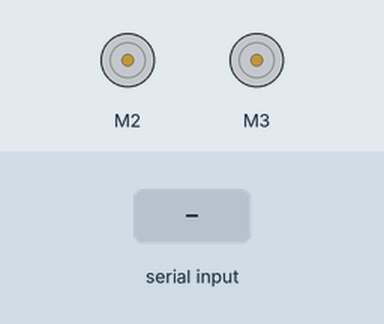
This sketch was run on a simulated Arduino Uno, built with avr-gcc and run on an emulated ATmega328P. Shown: 2 × DC motor (green arrow = forward, orange = backward, longer = faster). Inputs (shaded band) come from the test bench. What the sketch prints to the serial monitor is not drawn.

Above: at 5.2 s.
5.3 s: "P90\n" received over the second serial link
At 5.9 s:
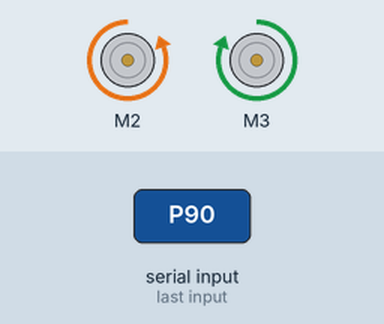
6.8 s: "S90\n" received over the second serial link
At 8.2 s:
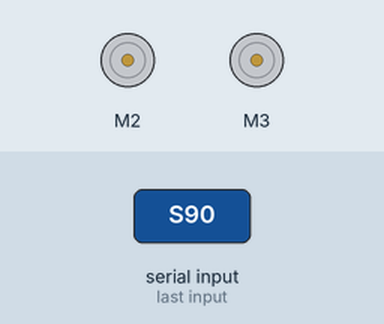
Timing chart, 0 to 9.8 s (numbered marks = the images above; inputs shaded):
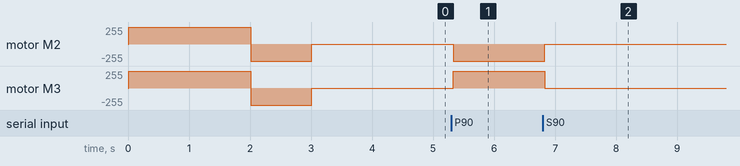

The sketch:

BT_TILT4.ino
```cpp
//https://www.youtube.com/watch?v=OO7vKKuJ9a0
//http://arduparatodos.blogspot.com/2017/06/modulo-bluetooth-hc-06-con-arduino-y.html

#include <AFMotor.h>

    AF_DCMotor motorIz(2, MOTOR12_1KHZ); // crea motorIz para controlar el motor conectado a #2
    AF_DCMotor motorDer(3, MOTOR12_1KHZ); // crea motorDer para controlar el motor conectado a #3

#include <SoftwareSerial.h>
SoftwareSerial BT1(A0,A1); // RX, TX recordar que se cruzan, HC06_RX->A1 y HC06Tx->A0

//Variables Globales (definidas fuera de las funciones) de control y/o lectura
char valor; //un solo byte, un caracter ASCII
String estado_pitch;// texto
String datos; //datos que llegan
int pitch;// variable que almacena la inclinacion del morro
int roll;// almacena el valor roll= inclinacion lateral


void setup() {

  Serial.begin(9600);
  BT1.begin(9600);
  test_cocherobot();
}
void loop(){

  if (BT1.available())  //Si el puerto serie (Bluetooth) está disponible
  {
    valor = BT1.read();  //Lee el primer caracter (un byte) entrante via Bluetooth y lo asigna a la variable "valor"
    if (valor == 'S')   //Si el dato entrante es una S
      {
      MSTOP();     //Llama la función que DETIENE AMBOS MOTORES
      }
    if (valor == 'P')   //Es el primer caracter de la cadena tipo: P-69R-58
       {
       BT_envio_datos();//funcion que toma el resto de la cadena -69R58  y separa los datos -69 y -58
       }
    Serial.println(pitch);
    Serial.println(roll);
   }//end of BT1.available


}//end of loop()

void BT_envio_datos (){
  delay(30);
  while (BT1.available())
  {
    char c = BT1.read();   //Lee un byte entrante y lo almacena en una variable tipo char
    datos += c;    //Crea una cadena tipo String con los datos (bytes) entrantes
    }// end while

  if (datos.length() > 0) //Se verifica que la cadena tipo String tenga un largo mayor a cero
    {
      pitch = datos.toInt(); //toma el primer valor de datos, (i.e:  -58R25->-58)
      //Serial.println(pitch);//lo imprime en el puerto Serie

      int indice_R = datos.indexOf('R');//encuentra la osicion de "R" en la cadena
      String roll_str = datos.substring(indice_R+1); // almacena la subcadena después de "R"
      roll = roll_str.toInt();//variable que almacena el valor roll como número entero
     // Serial.println(roll);
      datos = ""; //vaciamos la cadena
 //..................................................................................................
  //Movimientos del coche robot
  //Adelante
  //Atrás
  //Detenido
  //Giro Derecha Adelante
  //Giro Izquierda Adelante
  //Giro Derecha Atras
  //Giro Izquierda Atras


 //Adelante
 if (pitch >10 && roll >-10 && roll <10 ){
   int veloc = map (pitch, 0,90, 0,255);
   motorIz.setSpeed(veloc);
   motorDer.setSpeed(veloc);
   motorIz.run(FORWARD);
   motorDer.run(FORWARD);
    }
 //Atrás
 if (pitch <-10 && roll >-10 && roll <10 ){
   //int pitch_abs = pitch*(-1); //eliminamos el signo negativo
   int veloc = map (pitch, 0,-90, 0,255);
   motorIz.setSpeed(veloc);
   motorDer.setSpeed(veloc);
   motorIz.run(BACKWARD);
   motorDer.run(BACKWARD);
    }
 //Detenido
 if (pitch >-10 && pitch <10 && roll >-10 && roll <10 ){
    motorIz.run(RELEASE);
    motorDer.run(RELEASE);
    }

 //Giro Derecha Adelante

if (pitch >-10 && pitch <10 && roll <-10 ){
   int veloc = map (roll, 0,-90, 0,255);
   motorIz.setSpeed(veloc);
   motorDer.setSpeed(veloc/2);
   motorIz.run(FORWARD);
   motorDer.run(FORWARD);
    }

 //Giro Izquierda Adelante

if (pitch >-10 && pitch <10 && roll >10 ){
   int veloc = map (roll, 0,90, 0,255);
   motorIz.setSpeed(veloc/2);
   motorDer.setSpeed(veloc);
   motorIz.run(FORWARD);
   motorDer.run(FORWARD);
    }
//Giro Derecha Atras

if (pitch <-10 && roll <-10 ){
   int veloc = map (roll, 0,-90, 0,255);
   motorIz.setSpeed(veloc);
   motorDer.setSpeed(veloc);
   motorIz.run(FORWARD);
   motorDer.run(BACKWARD);
    }

//Giro Izquierda Atras

if (pitch >10 && roll >10 ){
   int veloc = map (roll, 0,90, 0,255);
   motorIz.setSpeed(veloc);
   motorDer.setSpeed(veloc);
   motorIz.run(BACKWARD );
   motorDer.run(FORWARD);
    }
//Fin de movimientos del coche robot ............................................................................

 }//end if (length >0)

  }// end function BT_envio_datos

void BT_Roll (){
  delay(30);
  while (BT1.available())
  {
    char c = BT1.read();   //Lee el dato entrante y lo almacena en una variable tipo char
    datos += c;    //Crea una cadena tipo String con los datos entrantes
  }// end while
  if (datos.length() > 0) //Se verifica que la cadena tipo String tenga un largo mayor a cero
    {
      datos = datos.toInt();
      int y = datos.toInt();
      Serial.println(datos);
      ROLL(y);
      datos = ""; //vaciamos la cadena
    }//end if

  }// end function BT_envio_datos


void PITCH (int x){

   if (x > 10) {     // marcha = "FORWARD";
   int veloc = map (x, 0,90, 0,255);
   motorIz.setSpeed(veloc);
   motorDer.setSpeed(veloc);
   motorIz.run(FORWARD);
   motorDer.run(FORWARD);
   }
  else if ((x < -10)) { //MARCHA ATRÁS BACKWARD
    x = abs(x); //eliminamos el signo negativo
    int veloc = map (x, 0,90, 0,255);
    motorIz.setSpeed(veloc);
    motorDer.setSpeed(veloc);
    motorIz.run(BACKWARD);
    motorDer.run(BACKWARD);
  }
  else {
    motorIz.run(RELEASE);
    motorDer.run(RELEASE);
    }


}// end of PITCH


void ROLL (int x){

   if (x > 10) {     // GIRA IZQU;
   int veloc = map (x, 0,50, 0,255);
   motorIz.setSpeed(veloc);
   motorDer.setSpeed(veloc);
   motorIz.run(BACKWARD);
   motorDer.run(FORWARD);
   }
  else if ((x < -10)) { //GIRA DER
    x = abs(x); //eliminamos el signo negativo
    int veloc = map (x, 0,50, 0,255);
    motorIz.setSpeed(veloc);
    motorDer.setSpeed(veloc);
    motorIz.run(FORWARD);
    motorDer.run(BACKWARD);
  }
  else {
    motorIz.run(RELEASE);
    motorDer.run(RELEASE);
    }


}// end of PITCH


void MSTOP()
{
   delay(30);
   motorDer.run(RELEASE);
   motorIz.run(RELEASE);
   BT1.end();//finaliza la conexión serie para que no reciba más datos del móvil
  }

void test_cocherobot(){
  BT1.println("Motor test!");

  motorIz.setSpeed(255);      // set the speed to 0  0/255
  motorDer.setSpeed(255);     // set the speed to 0  0/25
  Serial.print("tick FORWARD ");

  motorIz.run(FORWARD);      // turn it on going forward
  motorDer.run(FORWARD);      // turn it on going forward
  delay(2000);
  Serial.print("tock BACKWARD ");

  motorIz.run(BACKWARD);     // the other way
  motorDer.run(BACKWARD);     // the other way
  delay(1000);

  Serial.println("tuck RELEASE");
  motorIz.run(RELEASE);      // stopped
  motorDer.run(RELEASE);      // stopped
  delay(1000);
  }
```

Measured:
- after the input at 5.3 s, motor M2: stopped → backward 255/255 at once; motor M3: stopped → forward 255/255 at once
- after the input at 6.8 s, motor M2: backward 255/255 → stopped at once; motor M3: forward 255/255 → stopped at once
